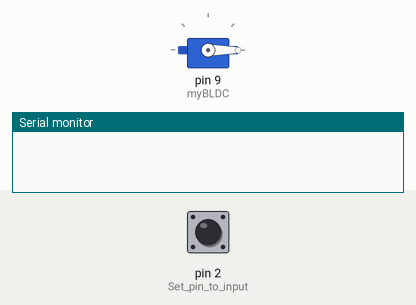
This sketch was run on a simulated Arduino Uno, built with avr-gcc and run on an emulated ATmega328P. On the bench: servo, the last lines printed to the serial monitor. The test bench sets the inputs (shaded band); at power-on: pin 2 (Set_pin_to_input) HIGH.

Above: at 0.1 s.
At 1.1 s:
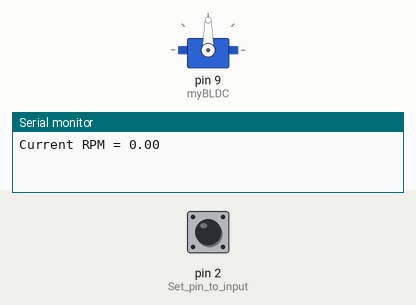
Timing chart, 0 to 2.6 s (numbered marks = the images above):
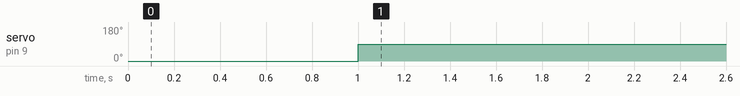

Measured:
- by itself, servo on pin 9 (myBLDC): 0° → 90° at 1.0 s

The sketch:

bldc_with_encoder.ino
```cpp
#include <Servo.h>

// Motor control
Servo myBLDC;

// Encoder variables
volatile unsigned int counter = 0;  // Counter for encoder pulses
unsigned long lastTime = 0;         // To store the last time value was sent
const long interval = 1000;         // Interval to calculate RPM (1000 ms = 1 second)
const int pulsesPerRevolution = 600;  // Encoder's pulses per revolution (PPR)

// Target RPM
const int targetRPM = 500;

void setup() {
  // Serial for debugging
  Serial.begin(9600);

  // Motor control setup
  myBLDC.attach(9);
  StopBLDC();  // Ensure motor is stopped initially

  // Encoder setup
  pinMode(2, INPUT);           // Set pin to input
  digitalWrite(2, HIGH);       // Enable pull-up resistor
  attachInterrupt(0, ai0, RISING);  // Interrupt on digital pin 2, triggered on rising edge
}

void loop() {
  // Check if it's time to calculate and compare RPM
  if (timeInterval()) {
    float rpm = calculateRPM();

    Serial.print("Current RPM = ");
    Serial.println(rpm);

    // Check if target RPM is reached
    if (rpm >= targetRPM) {
      StopBLDC();
      Serial.println("Target RPM reached. Motor stopped.");
    } else {
      // Drive motor to maintain a set speed (adjust value for your motor)
      DriveBLDC(90);  // Example value, may need tuning
    }

    resetSampling();
  }
}

void ai0() {
  // Increment the counter for each pulse
  counter++;
}

float calculateRPM() {
  // Calculate RPM based on encoder pulses
  return (float(counter) * 60) / pulsesPerRevolution;
}

void resetSampling() {
  // Reset counter for the next interval
  counter = 0;
}

boolean timeInterval() {
  unsigned long currentTime = millis();

  // Check if the interval has elapsed
  if (currentTime - lastTime >= interval) {
    lastTime = currentTime;
    return true;
  }
  return false;
}

// BLDC Motor Control Functions
void StopBLDC() {
  myBLDC.write(0);  // Stop motor
}

void DriveBLDC(int val1) {
  myBLDC.write(val1);  // Drive motor with specified speed
}
```
